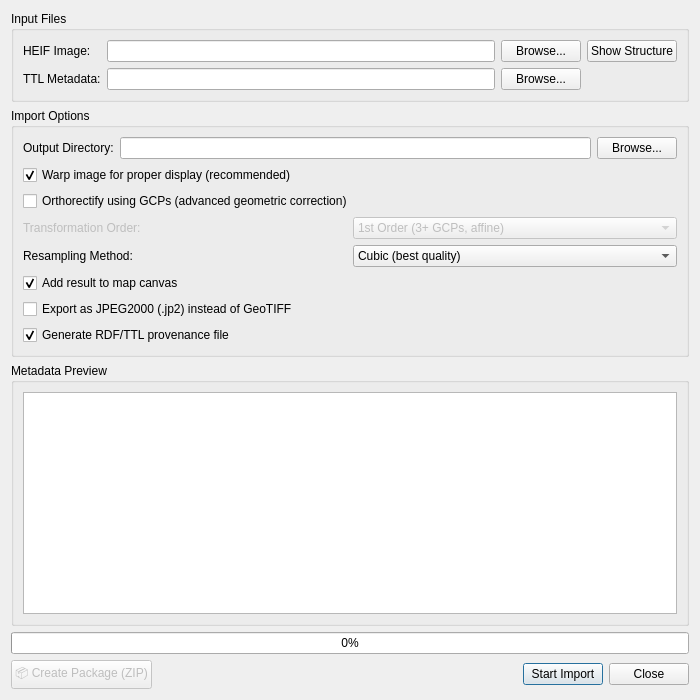
<?xml version="1.0" encoding="UTF-8"?>
<ui version="4.0">
 <class>HEIFTTLImporterDialog</class>
 <widget class="QDialog" name="HEIFTTLImporterDialog">
  <property name="geometry">
   <rect>
    <x>0</x>
    <y>0</y>
    <width>700</width>
    <height>700</height>
   </rect>
  </property>
  <property name="windowTitle">
   <string>HEIF/TTL Imagery Importer</string>
  </property>
  <layout class="QVBoxLayout" name="verticalLayout">
   <item>
    <widget class="QGroupBox" name="groupBoxFiles">
     <property name="title">
      <string>Input Files</string>
     </property>
     <layout class="QGridLayout" name="gridLayout">
      <item row="0" column="0">
       <widget class="QLabel" name="labelHEIF">
        <property name="text">
         <string>HEIF Image:</string>
        </property>
       </widget>
      </item>
      <item row="0" column="1">
       <widget class="QLineEdit" name="txtHEIFPath"/>
      </item>
      <item row="0" column="2">
       <widget class="QPushButton" name="btnBrowseHEIF">
        <property name="text">
         <string>Browse...</string>
        </property>
        <property name="maximumWidth">
         <number>100</number>
        </property>
       </widget>
      </item>
      <item row="0" column="3">
       <widget class="QPushButton" name="btnShowStructure">
        <property name="text">
         <string>Show Structure</string>
        </property>
        <property name="maximumWidth">
         <number>120</number>
        </property>
        <property name="toolTip">
         <string>Display complete HEIF/HEVC file structure including metadata, images, and thumbnails</string>
        </property>
       </widget>
      </item>
      <item row="1" column="0">
       <widget class="QLabel" name="labelTTL">
        <property name="text">
         <string>TTL Metadata:</string>
        </property>
       </widget>
      </item>
      <item row="1" column="1">
       <widget class="QLineEdit" name="txtTTLPath"/>
      </item>
      <item row="1" column="2">
       <widget class="QPushButton" name="btnBrowseTTL">
        <property name="text">
         <string>Browse...</string>
        </property>
        <property name="maximumWidth">
         <number>100</number>
        </property>
       </widget>
      </item>
     </layout>
    </widget>
   </item>
   <item>
    <widget class="QGroupBox" name="groupBoxOptions">
     <property name="title">
      <string>Import Options</string>
     </property>
     <layout class="QVBoxLayout" name="verticalLayout_2">
      <item>
       <layout class="QHBoxLayout" name="horizontalLayout">
        <item>
         <widget class="QLabel" name="labelOutput">
          <property name="text">
           <string>Output Directory:</string>
          </property>
         </widget>
        </item>
        <item>
         <widget class="QLineEdit" name="txtOutputPath"/>
        </item>
        <item>
         <widget class="QPushButton" name="btnBrowseOutput">
          <property name="text">
           <string>Browse...</string>
          </property>
          <property name="maximumWidth">
           <number>100</number>
          </property>
         </widget>
        </item>
       </layout>
      </item>
      <item>
       <widget class="QCheckBox" name="chkWarp">
        <property name="text">
         <string>Warp image for proper display (recommended)</string>
        </property>
        <property name="checked">
         <bool>true</bool>
        </property>
       </widget>
      </item>
      <item>
       <widget class="QCheckBox" name="chkOrthorectify">
        <property name="text">
         <string>Orthorectify using GCPs (advanced geometric correction)</string>
        </property>
        <property name="checked">
         <bool>false</bool>
        </property>
        <property name="toolTip">
         <string>Apply polynomial transformation using Ground Control Points for precise geometric correction. Recommended for aerial/satellite imagery.</string>
        </property>
       </widget>
      </item>
      <item>
       <layout class="QHBoxLayout" name="horizontalLayout_3">
        <item>
         <widget class="QLabel" name="labelTransform">
          <property name="text">
           <string>Transformation Order:</string>
          </property>
          <property name="enabled">
           <bool>false</bool>
          </property>
         </widget>
        </item>
        <item>
         <widget class="QComboBox" name="cmbTransformOrder">
          <property name="enabled">
           <bool>false</bool>
          </property>
          <property name="toolTip">
           <string>Polynomial order for orthorectification. Higher orders fit complex distortions but require more GCPs.</string>
          </property>
          <item>
           <property name="text">
            <string>1st Order (3+ GCPs, affine)</string>
           </property>
          </item>
          <item>
           <property name="text">
            <string>2nd Order (6+ GCPs)</string>
           </property>
          </item>
          <item>
           <property name="text">
            <string>3rd Order (10+ GCPs)</string>
           </property>
          </item>
          <item>
           <property name="text">
            <string>TPS (Thin Plate Spline)</string>
           </property>
          </item>
         </widget>
        </item>
       </layout>
      </item>
      <item>
       <layout class="QHBoxLayout" name="horizontalLayout_2">
        <item>
         <widget class="QLabel" name="labelResample">
          <property name="text">
           <string>Resampling Method:</string>
          </property>
         </widget>
        </item>
        <item>
         <widget class="QComboBox" name="cmbResample">
          <item>
           <property name="text">
            <string>Cubic (best quality)</string>
           </property>
          </item>
          <item>
           <property name="text">
            <string>Lanczos (high quality)</string>
           </property>
          </item>
          <item>
           <property name="text">
            <string>Bilinear</string>
           </property>
          </item>
          <item>
           <property name="text">
            <string>Nearest Neighbor (fastest)</string>
           </property>
          </item>
         </widget>
        </item>
       </layout>
      </item>
      <item>
       <widget class="QCheckBox" name="chkAddToMap">
        <property name="text">
         <string>Add result to map canvas</string>
        </property>
        <property name="checked">
         <bool>true</bool>
        </property>
       </widget>
      </item>
      <item>
       <widget class="QCheckBox" name="chkExportJP2">
        <property name="text">
         <string>Export as JPEG2000 (.jp2) instead of GeoTIFF</string>
        </property>
        <property name="checked">
         <bool>false</bool>
        </property>
        <property name="toolTip">
         <string>Export as JPEG2000 format with better compression (20-30% smaller) and native QGIS support. Requires heif-enc or GDAL JPEG2000 driver.</string>
        </property>
       </widget>
      </item>
      <item>
       <widget class="QCheckBox" name="chkGenerateRDF">
        <property name="text">
         <string>Generate RDF/TTL provenance file</string>
        </property>
        <property name="checked">
         <bool>true</bool>
        </property>
        <property name="toolTip">
         <string>Create an RDF Turtle file with processing provenance metadata (W3C PROV-O format)</string>
        </property>
       </widget>
      </item>
     </layout>
    </widget>
   </item>
   <item>
    <widget class="QGroupBox" name="groupBoxMetadata">
     <property name="title">
      <string>Metadata Preview</string>
     </property>
     <layout class="QVBoxLayout" name="verticalLayout_3">
      <item>
       <widget class="QTextEdit" name="txtMetadataPreview">
        <property name="readOnly">
         <bool>true</bool>
        </property>
        <property name="minimumHeight">
         <number>200</number>
        </property>
        <property name="maximumHeight">
         <number>300</number>
        </property>
       </widget>
      </item>
     </layout>
    </widget>
   </item>
   <item>
    <widget class="QProgressBar" name="progressBar">
     <property name="value">
      <number>0</number>
     </property>
     <property name="textVisible">
      <bool>true</bool>
     </property>
    </widget>
   </item>
   <item>
    <layout class="QHBoxLayout" name="horizontalLayoutButtons">
     <item>
      <widget class="QPushButton" name="btnCreatePackage">
       <property name="text">
        <string>📦 Create Package (ZIP)</string>
       </property>
       <property name="minimumWidth">
        <number>160</number>
       </property>
       <property name="toolTip">
        <string>Create a ZIP archive with exported GeoTIFF, JSON provenance, and RDF/TTL metadata</string>
       </property>
       <property name="enabled">
        <bool>false</bool>
       </property>
      </widget>
     </item>
     <item>
      <spacer name="horizontalSpacer">
       <property name="orientation">
        <enum>Qt::Horizontal</enum>
       </property>
       <property name="sizeHint" stdset="0">
        <size>
         <width>40</width>
         <height>20</height>
        </size>
       </property>
      </spacer>
     </item>
     <item>
      <widget class="QPushButton" name="btnImport">
       <property name="text">
        <string>Start Import</string>
       </property>
       <property name="minimumWidth">
        <number>120</number>
       </property>
       <property name="toolTip">
        <string>Start the HEIF/TTL import process</string>
       </property>
       <property name="default">
        <bool>true</bool>
       </property>
      </widget>
     </item>
     <item>
      <widget class="QPushButton" name="btnClose">
       <property name="text">
        <string>Close</string>
       </property>
       <property name="minimumWidth">
        <number>100</number>
       </property>
       <property name="toolTip">
        <string>Close the dialog</string>
       </property>
      </widget>
     </item>
    </layout>
   </item>
  </layout>
 </widget>
 <resources/>
 <connections/>
</ui>
